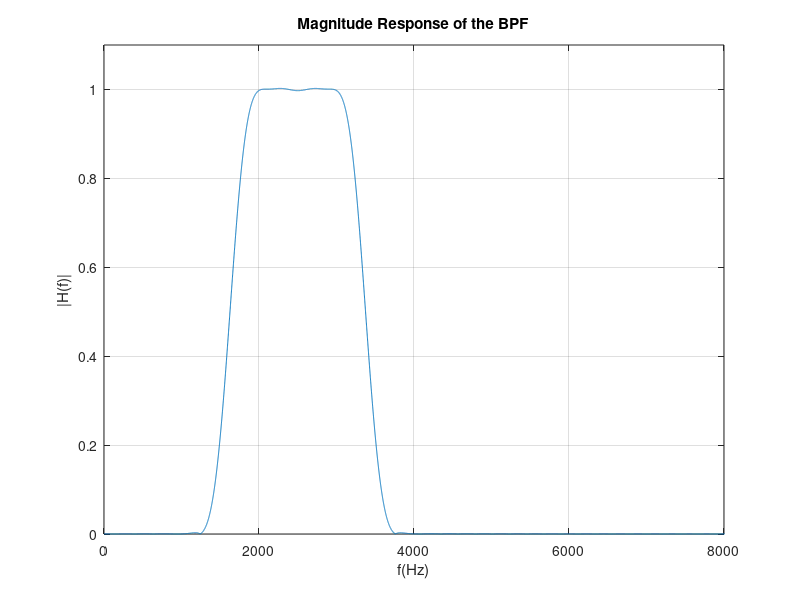

Reproduce this figure in MATLAB.
clc; close all; clear all; 
M=36;N=2*M+1;                 
tw=750;
Fs=16000;           
f1=3000+750/2;
f2=2000-750/2; 
Ts=1/Fs;
n=-36:36; 
w=window(@hamming,N);   
w1=2*pi*f1; 
w2=2*pi*f2; 
h1 = zeros(1, N); 
h1=sin(w1.*n.*Ts)./(n*pi); 
h1(round(length(h1)/2)) = w1*Ts/pi;     
h2 = zeros(1, N); 
h2=sin(w2.*n.*Ts)./(n*pi); 
h2(round(length(h2)/2)) = w2*Ts/pi;  
h=h1-h2; 
hn1=w'.*h1; 
hn2=w'.*h2; 
hn=hn1-hn2;  
N=20480; 
Y=abs(fft(hn,N)); 
f=0:Fs/(N-1):Fs; 
figure; 
plot(f,Y);title('Magnitude Response of the BPF') 
axis([0 Fs/2,0 1.1]);xlabel('f(Hz)');ylabel('|H(f)|');grid on